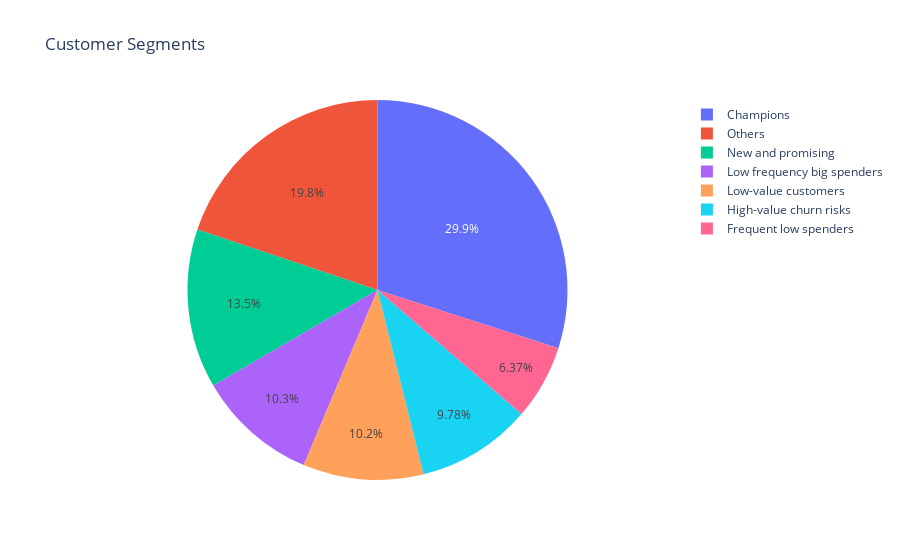

Notebook source saved alongside this figure:
### Code cell
seg_counts = RFM['Segment'].value_counts().reset_index()

fig = px.pie(seg_counts, names='Segment', values='count', title='Customer Segments')

fig.write_image("customer_segments.png", scale=2)
fig

### Figure 1 — Plotly figure (JSON) as saved in the notebook; plotly's stock layout.template omitted (floating-point values rounded to 4 significant figures)
{"data": [{"domain": {"x": [0, 1], "y": [0, 1]}, "hovertemplate": "Segment=%{label}<br>count=%{value}<extra></extra>", "labels": ["Champions", "Others", "New and promising", "Low frequency big spenders", "Low-value customers", "High-value churn risks", "Frequent low spenders"], "legendgroup": "", "name": "", "showlegend": true, "type": "pie", "values": [1298, 860, 587, 445, 444, 424, 276]}], "layout": {"legend": {"tracegroupgap": 0}, "title": {"text": "Customer Segments"}}}
